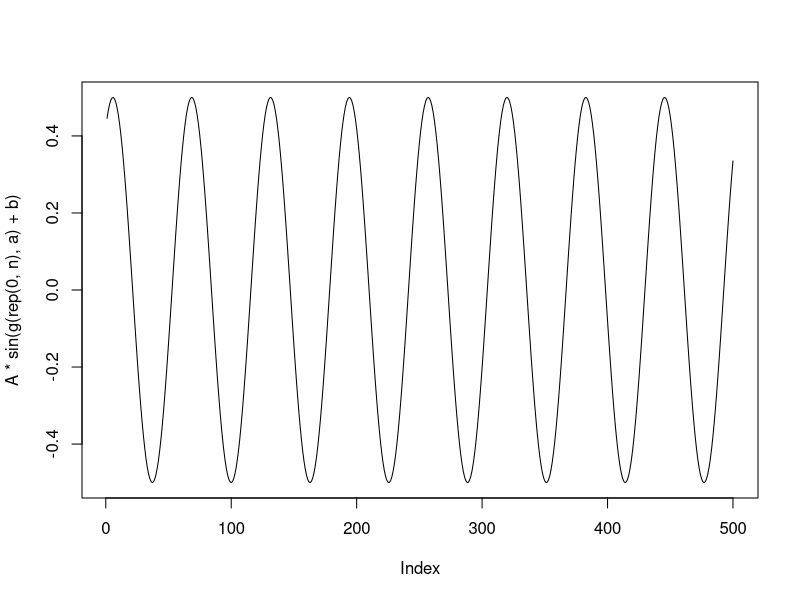
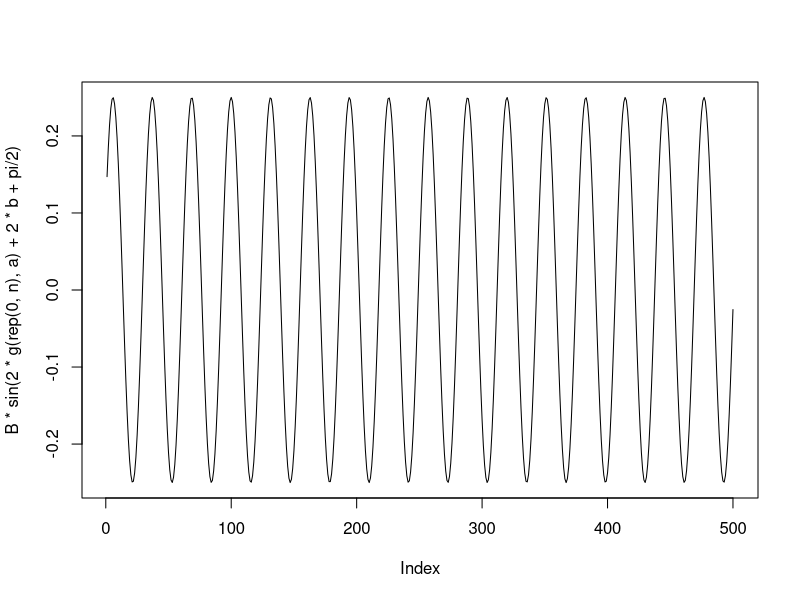
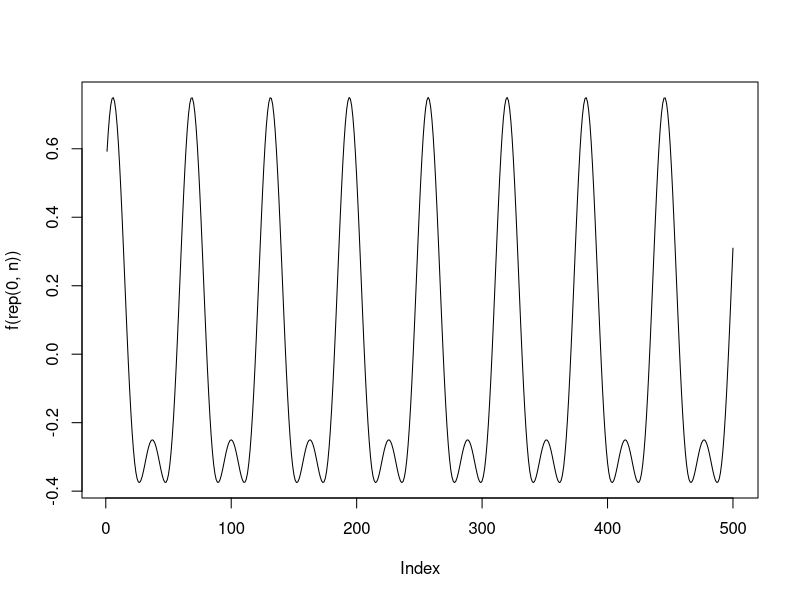
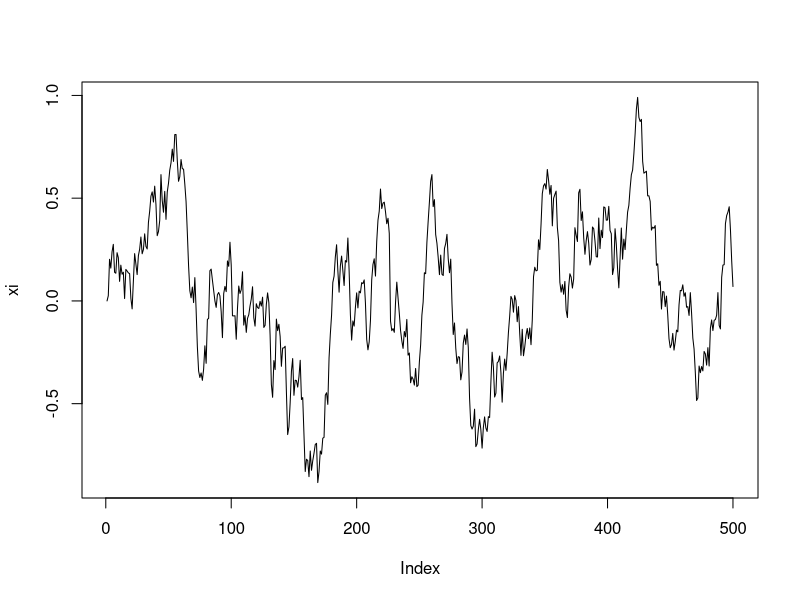
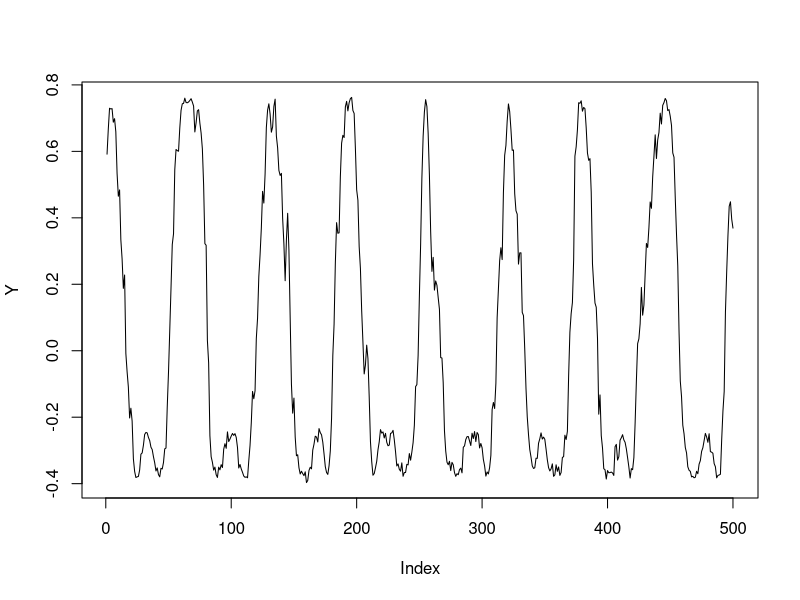
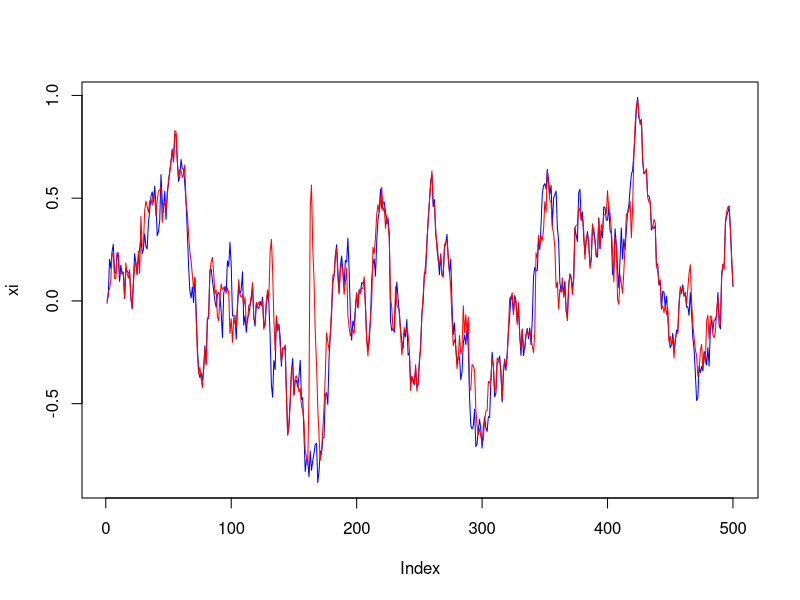
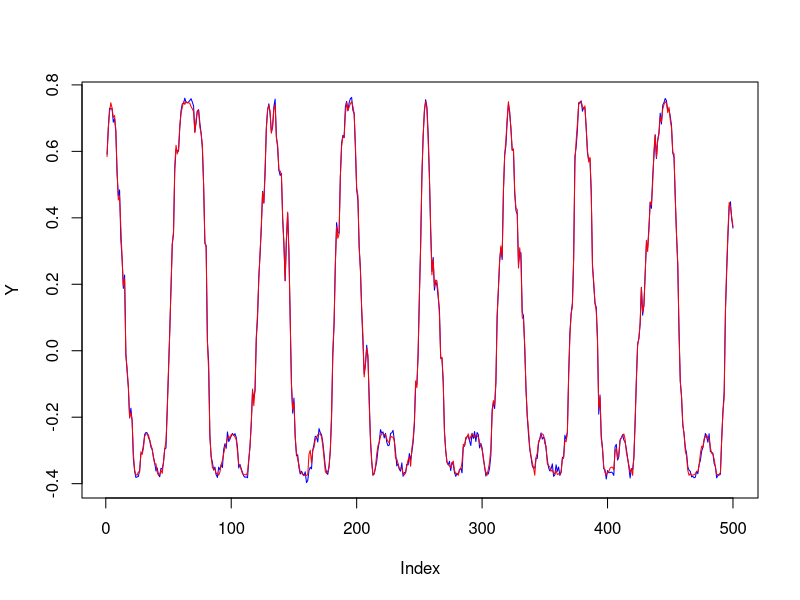
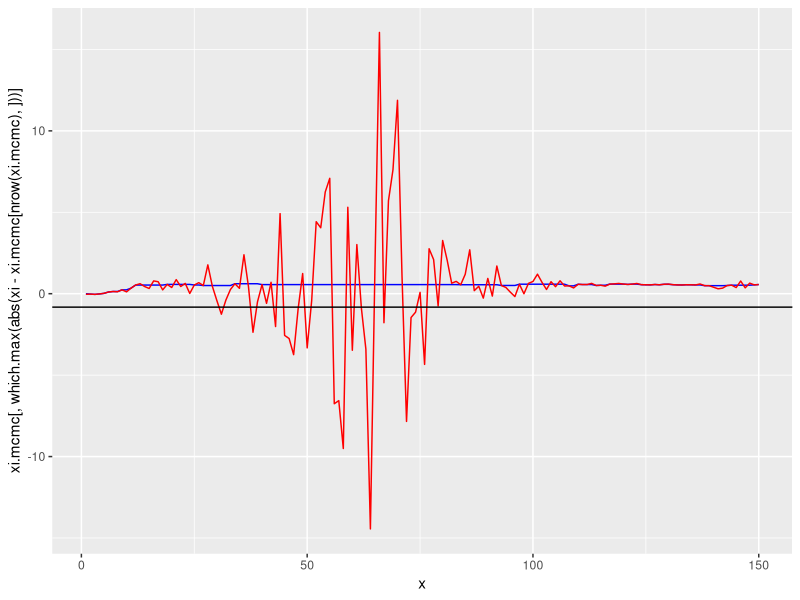

Recreate these plots in R, in order.
## ---- chunk 1
set.seed(15)

library(ggplot2)
## ---- chunk 2
# parameters
A <- 1 / 2
B <- -1 / 4
b <- 1
a <- 0.1
beta <- 0.05
sigma <- 0.1
omega <- 0.01
Delta <- 1
psi <- exp(-Delta * beta)
gamma <- sigma / sqrt(beta)

n <- 500
x <- 1:n

# functions
g <- function (xi, a.arg = a) {
  a.arg * x + xi
}
f <- function (xi, A.arg = A, a.arg = a, B.arg = B, b.arg = b) {
  A.arg * sin(g(xi, a.arg) + b.arg) +
          B.arg * sin(2 * g(xi, a.arg) + 2 * b.arg + pi / 2)
}
rxi <- function (xi=rep(0,n), psi.arg = psi, gamma.arg = gamma) {
  for (i in 2:length(xi)) {
    xi[[i]] <- xi[[i - 1]] * psi.arg + rnorm(1, 0, gamma.arg * sqrt((1 - psi.arg^2) / 2))
  }
  return(xi)
}
## ---- chunk 3
plot(A * sin(g(rep(0, n), a) + b), type = "l")
## ---- chunk 4
plot(B * sin(2 * g(rep(0, n), a) + 2 * b + pi / 2), type = "l")
## ---- chunk 5
plot(f(rep(0, n)), type = "l")
## ---- chunk 6
xi <- rxi(rep(0, n))

plot(xi, type = "l")
## ---- chunk 7
Y <- f(xi) + rnorm(n, 0, omega)

plot(Y, type = "l")
## ---- chunk 8
# function
log.lik <- function (xi.arg, omega.arg = omega, psi.arg = psi, gamma.arg = gamma) {
  return(sum(dnorm(Y, f(xi.arg), omega.arg, log = TRUE)) +
         sum(dnorm(xi.arg[2:length(xi.arg)], xi.arg[1:(length(xi.arg) - 1)] * psi.arg,
                   gamma.arg * sqrt((1 - psi.arg^2) / 2), log = TRUE)))
}
## ---- chunk 9
M <- 150
delta <- matrix(c(rep(.05, n),rep(NA,n*(M-1))),nrow=M,byrow=T)
delta.ar <- 0.1

xi.mcmc <- matrix(nrow = M, ncol = n)
xi.mcmc.p <- matrix(nrow = M, ncol = n)
xi.c <- rep(0,n)
accepted.n <- rep(0, n)
acceptance.rate <- matrix(nrow = M, ncol = n)
acceptance.target <- .23

for (k in 1:M) {
  for (i in 1:n) {
    xi.p <- xi.c
    xi.p[[i]] <- rnorm(1, xi.p[[i]], delta[k,i])
    xi.mcmc.p[k, i] <- xi.p[[i]]
    log.prob <- min(1, log.lik(xi.p) - log.lik(xi.c))
    if (log(runif(1)) < log.prob) {
      xi.c <- xi.p
      accepted.n[[i]] <- accepted.n[[i]] + 1
    }

    # adaptative variance
    acceptance.rate[k, i] <- accepted.n[[i]] / k
    if(k<M){
      if (acceptance.rate[k, i] < acceptance.target * (1 - .1)) {
        delta[k+1,i] <- delta[k,i] * (1 - delta.ar)
      } else if (acceptance.rate[k, i] > acceptance.target * (1 + .1)) {
        delta[k+1,i] <- delta[k,i] * (1 + delta.ar)
      } else {
        delta[k+1,i] <- delta[k,i]
      }
    }
  }
  xi.mcmc[k, ] <- xi.c
}

plot(xi, type = "l", col = "blue",
     ylim = c(min(min(xi.mcmc[nrow(xi.mcmc), ]), min(xi)), max(max(xi.mcmc[nrow(xi.mcmc), ]), max(xi))))
lines(xi.mcmc[nrow(xi.mcmc), ], type = "l", col = "red")

plot(Y, type = "l", col = "blue")
lines(f(xi.mcmc[nrow(xi.mcmc), ]), type = "l", col = "red")
## ---- chunk 10
ggplot(data = data.frame(x = 1:M), aes(x = x)) +
        geom_line(aes(y = xi.mcmc[, which.max(abs(xi - xi.mcmc[nrow(xi.mcmc), ]))]), color = "blue") +
        geom_line(aes(y = xi.mcmc.p[, which.max(abs(xi - xi.mcmc[nrow(xi.mcmc), ]))]), color = "red") +
        geom_hline(aes(yintercept = xi[which.max(abs(xi - xi.mcmc[nrow(xi.mcmc), ]))]))

ggplot(data = data.frame(x = 1:M), aes(x = x)) +
        geom_line(aes(y = xi.mcmc[, which.min(abs(xi - xi.mcmc[nrow(xi.mcmc), ]))]), color = "blue") +
        geom_line(aes(y = xi.mcmc.p[, which.min(abs(xi - xi.mcmc[nrow(xi.mcmc), ]))]), color = "red") +
        geom_hline(aes(yintercept = xi[which.min(abs(xi - xi.mcmc[nrow(xi.mcmc), ]))]))

ggplot(data = data.frame(x = 1:M), aes(x = x)) +
        geom_line(aes(y = xi.mcmc[, which.max(abs(xi))]), color = "blue") +
        geom_line(aes(y = xi.mcmc.p[, which.max(abs(xi))]), color = "red") +
        geom_hline(aes(yintercept = xi[which.max(abs(xi))]))
## ---- chunk 11
coeff <- max(acceptance.rate[, which.max(abs(xi - xi.mcmc[nrow(xi.mcmc), ]))]) /
        max(delta[, which.max(abs(xi - xi.mcmc[nrow(xi.mcmc), ]))])
ggplot(data = data.frame(x = 1:M), aes(x = x)) +
        geom_line(aes(y = acceptance.rate[, which.max(abs(xi - xi.mcmc[nrow(xi.mcmc), ]))]), color = "red") +
        geom_line(aes(y = delta[, which.max(abs(xi - xi.mcmc[nrow(xi.mcmc), ]))] * coeff), color = "blue") +
        geom_hline(aes(yintercept = .23 * 1.1), linetype = 2, color = "red") +
        geom_hline(aes(yintercept = .23 * .9), linetype = 2, color = "red") +
        scale_y_continuous(name = "Acceptance rate", sec.axis = sec_axis(~. / coeff, name = "Delta"))
coeff <- max(acceptance.rate[, which.min(abs(xi - xi.mcmc[nrow(xi.mcmc), ]))]) /
        max(delta[, which.min(abs(xi - xi.mcmc[nrow(xi.mcmc), ]))])
ggplot(data = data.frame(x = 1:M), aes(x = x)) +
        geom_line(aes(y = acceptance.rate[, which.min(abs(xi - xi.mcmc[nrow(xi.mcmc), ]))]), color = "red") +
        geom_line(aes(y = delta[, which.min(abs(xi - xi.mcmc[nrow(xi.mcmc), ]))] * coeff), color = "blue") +
        geom_hline(aes(yintercept = .23 * 1.1), linetype = 2, color = "red") +
        geom_hline(aes(yintercept = .23 * .9), linetype = 2, color = "red") +
        scale_y_continuous(name = "Acceptance rate", sec.axis = sec_axis(~. / coeff, name = "Delta"))
## ---- chunk 12

plot(delta[150,])
delt.test<-delta[150,]
maxs=sort(delt.test,decreasing=TRUE)[2]

indice<-457

#On regarde la colonnes des delta associée au 457ème indice 

plot(delta[,indice],main="evolution du delta de la 456eme valeurs de xi") #comportement bizarre entre 50 et 100 

#On regarde donc le comportement des xi 50:100

#par(mfrow=c(1,3))
#for(k.ind in c(80,81,82)){
 # plot(xi, type = "l", col = "blue",main=paste("k=",k.ind),
#     ylim = c(min(min(xi.mcmc[nrow(xi.mcmc), ]), min(xi)), max(max(xi.mcmc[nrow(xi.mcmc), ]), max(xi))))
#  lines(xi.mcmc[k.ind, ], type = "l", col = "red")
  
#}
## ---- chunk 13
plot(acceptance.rate)
abline(h = acceptance.target, lty = "dashed", col = "red")
## ---- chunk 14
plot(delta)
## ---- chunk 15
# xi
par(mfrow=c(2,2))
for(k.ind in round(seq(1,M,length.out=10),0)){
  plot(xi, type = "l", col = "blue",
       ylim = c(min(min(xi.mcmc[nrow(xi.mcmc), ]), min(xi)), max(max(xi.mcmc[nrow(xi.mcmc), ]), max(xi))),main=paste("k= ",k.ind))
  lines(xi.mcmc[k.ind, ], type = "l", col = "red")
  
}


#Converge aux alentours de 300 
## ---- chunk 16
# f
par(mfrow=c(2,2))
for(k.ind in round(seq(1,M,length.out=10),0)){
  plot(Y, type = "l", col = "blue",main=paste("k= ",k.ind))
  lines(f(xi.mcmc[k.ind, ]), type = "l", col = "red")
}

#Converge aux alentours de 300 
## ---- chunk 17
p1<-rxi()
p2<-rxi()
p3<-rxi()
p4<-rxi()

par(mfrow=c(2,2))

plot(p1, type = "l", col = 1,ylim=c(min(p1),max(p1)))

plot(p1, type = "l", col = 1,ylim=c(min(c(min(p1),min(p2))),max(c(max(p1),max(p2)))))
lines(p2, type = "l", col = 2)

plot(p1, type = "l", col = 1,ylim=c(min(c(min(p1),min(p3))),max(c(max(p1),max(p3)))))
lines(p3, type = "l", col = 3)

plot(p1, type = "l", col = 1,ylim=c(min(c(min(p1),min(p4))),max(c(max(p1),max(p4)))))
lines(p4, type = "l", col = 4)
## ---- chunk 18

par(mfrow=c(2,2))

plot(f(p1), type = "l", col = 1)

plot(f(p1), type = "l", col = 1)
lines(f(p2), type = "l", col = 2)

plot(f(p1), type = "l", col = 1)
lines(f(p3), type = "l", col = 3)

plot(f(p1), type = "l", col = 1)
lines(f(p4), type = "l", col = 4)
## ---- chunk 19
par(mfrow=c(2,2))
plot(Y, type = "l", col = 1,main="goal")

plot(Y, type = "l", col = 1,main="MCMC")
lines(f(xi.mcmc[nrow(xi.mcmc), ]), type = "l", col = 2)

plot(Y, type = "l", col = 1,main="xi simulation")
lines(f(xi.mcmc[nrow(xi.mcmc), ]), type = "l", col = 2)
lines(f(p1), type = "l", col = 3)

plot(Y, type = "l", col = 1,main="xi simulation")
lines(f(xi.mcmc[nrow(xi.mcmc), ]), type = "l", col = 2)
lines(f(p2), type = "l", col = 4)
## ---- chunk 20
n=500
M <- 200
delta <- matrix(.5,ncol=n,nrow=M,byrow=T)
delta.ar <- 0.01
omega<-rep(0,M)
omega[1]=0.5
  
s1<-rep(0,M)

alpha<-rep(1,M)
alpha[50:M]=1/((1:(M-49))^0.8)

xi.mcmc <- matrix(nrow = M, ncol = n)
xi.c <- rep(0,n)
accepted.n <- rep(0, n)
acceptance.rate <- rep(0, n)
acceptance.target <- .23


for (k in 2:M) {
  # Etape MCMC 
  for (i in 1:n) {
    xi.p <- xi.c
    xi.p[[i]] <- rnorm(1, xi.p[[i]], delta[[k,i]])
    log.prob <- min(1, log.lik(xi.p,omega.arg=omega[k-1]) - log.lik(xi.c,omega.arg=omega[k-1]))
    if (log(runif(1)) < log.prob) {
      xi.c <- xi.p
      accepted.n[[i]] <- accepted.n[[i]] + 1
    }
    
    if(k<M){
      # adaptative variance
      acceptance.rate[[i]] <- accepted.n[[i]] / k
      if ((acceptance.rate[[i]] < acceptance.target * (1 - .1))||(acceptance.rate[[i]] > acceptance.target * (1 + .1))) {
        delta[k+1,i] <- delta[[k,i]] * (1 - delta.ar)
      } else{
        delta[k+1,i] <- delta[[k,i]]
      }
    }
  }
  xi.mcmc[k, ] <- xi.c
  
  f.k=f(xi.c)
  #Etape calcul des stats exhaustives
  S1=mean((Y-f.k)^2)
  #Etape approximation stochastique
  s1[k]<-s1[k-1]+alpha[k]*(S1-s1[k-1])
  
  #Etape de maximisation 
  omega[k]=sqrt(s1[k])
  
}

plot(xi, type = "l", col = "blue",
     ylim = c(min(min(xi.mcmc[nrow(xi.mcmc), ]), min(xi)), max(max(xi.mcmc[nrow(xi.mcmc), ]), max(xi))))
lines(xi.mcmc[nrow(xi.mcmc), ], type = "l", col = "red")

plot(omega,type='l',col='blue')
abline(h=0.01,col='red')
